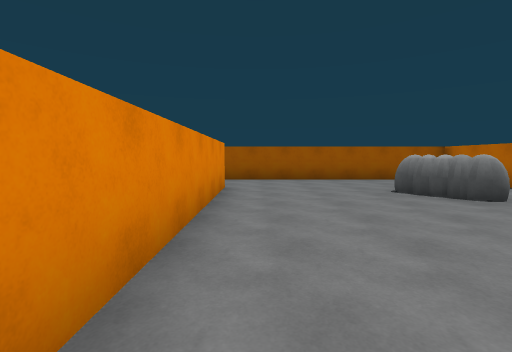
[1] (above)

15 first-person views from a walk through a Unity game level. The camera is 1.4 m above the floor, tilts 4° down and sees 85° across. Doors are open. The floor is counted in squares, 2 m on a side. Each view is taken from the middle of a square. On the plan, view 1 faces up. The plan holds only what a view shows up to about 9 squares ahead; the rest is blank. The player character is not drawn.

[2]
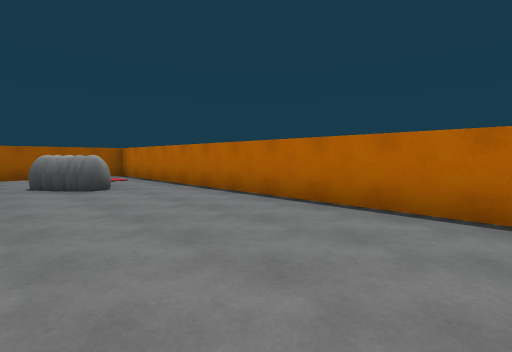

[3]
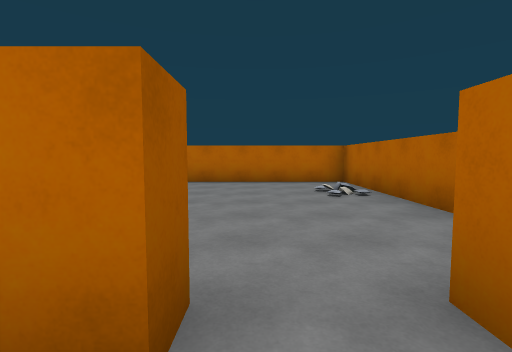

[4]
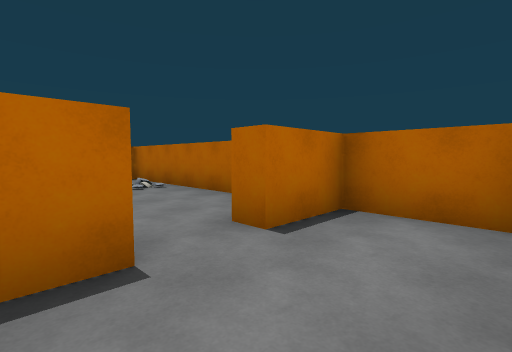

[5]
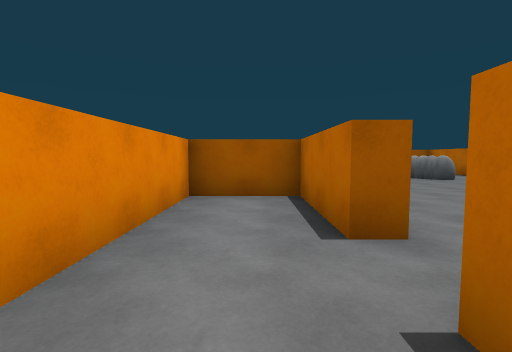

[6]
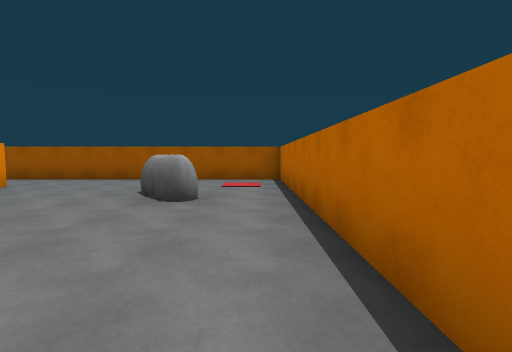

[7]
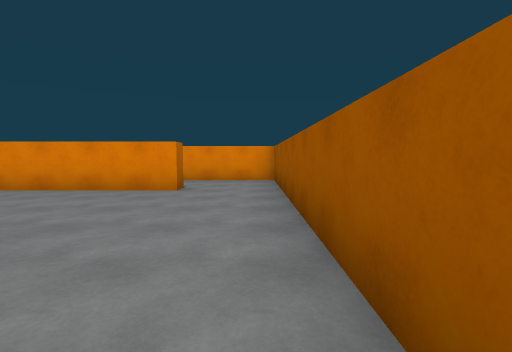

[8]
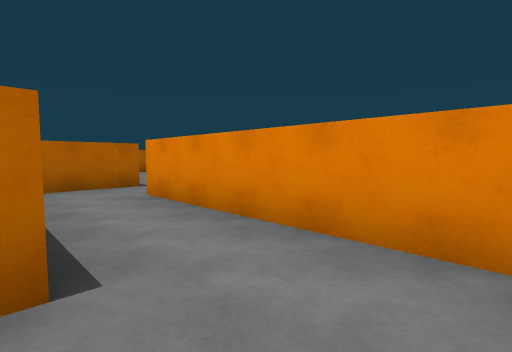

[9]
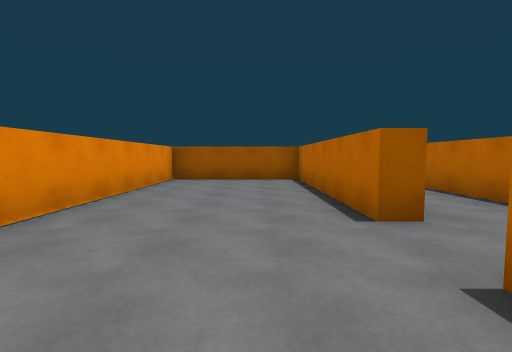

[10]
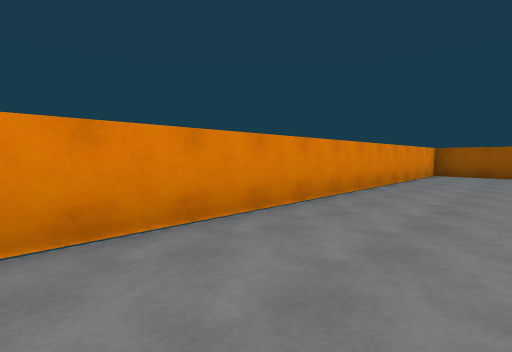

[11]
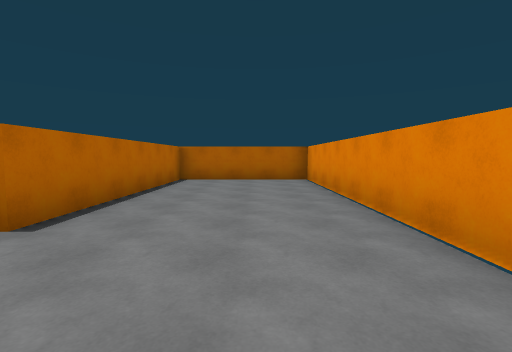

[12]
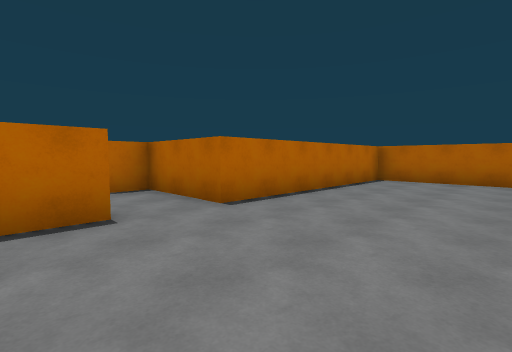

[13]
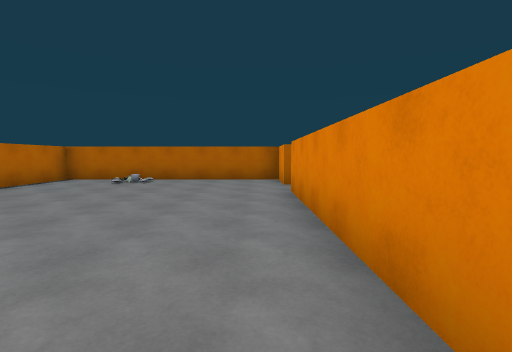

[14]
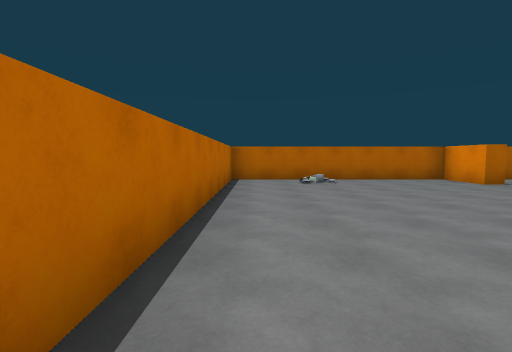

[15]
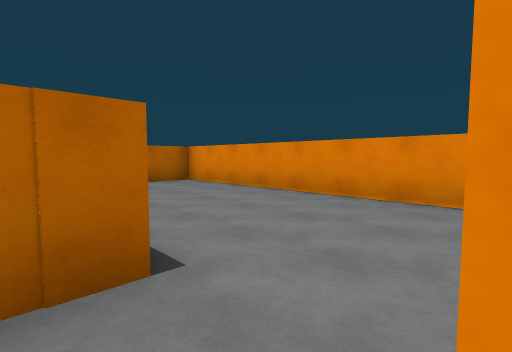

### Floor plan
Ten units are one square. View 1 is at (0, 0); x grows to the right and y downward. Boxes are objects, and circles mark ways between rooms. Rooms are numbered by the first view taken in them; rooms with no view inside come last. Other rooms are left out.
<svg viewBox="-81 -90 143 139">
<path fill="none" stroke="#000" d="M-7 -64 -7 17M-7 29 -7 44 57 44 57 -85 -5 -85M-12 17 -12 -9 -32 -9 -32 28M-29 44 -12 44 -12 29M-12 -41 -12 -64 -7 -64M-5 -85 -32 -85 -32 -30M-37 -14 -12 -14 -12 -22M-32 -30 -37 -30 -37 -85 -76 -85 -76 44 -37 44 -37 -14"/>
<rect x="25" y="-55" width="20" height="10" fill="#bbb"><title>other object</title></rect>
<circle cx="-10" cy="25" r="3" fill="#2a7"/>
<circle cx="-10" cy="-75" r="3" fill="#2a7"/>
<circle cx="-40" cy="-20" r="3" fill="#2a7"/>
<text x="20" y="-20">1</text>
<text x="-30" y="20">2</text>
<text x="-20" y="-50">3</text>
<text x="-60" y="-20">4</text>
</svg>
Room 1 opens to room 2. Room 1 opens to room 3. Room 3 opens to room 4.

Where each view was taken, in squares from view 1:
view 1: 0 up, 0 right, facing up
view 2: 2 down, 2 right, facing up-right
view 3: 2 down, 2 left, facing right
view 4: 1 down, 3 left, facing down-right
view 5: 4 down, 2 left, facing up
view 6: 0 up, 5 right, facing up
view 7: 8 up, 5 right, facing left
view 8: 8 up, 1 left, facing down-left
view 9: 0 up, 5 left, facing up
view 10: 3 down, 5 left, facing up-left
view 11: 4 up, 6 left, facing down
view 12: 4 up, 7 left, facing down-right
view 13: 4 up, 0 right, facing down
view 14: 4 up, 5 right, facing down
view 15: 3 up, 3 left, facing down-left
